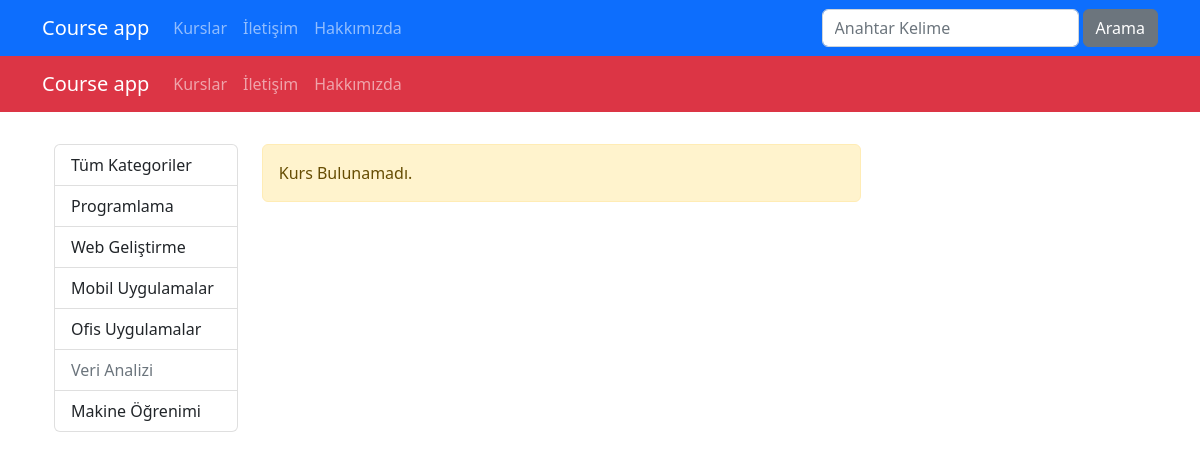
/kurslar/kategori/ofis-uygulamalar, run on the app's committed database.
### courses/models.py (models this page shows, shortened)
class Category(models.Model):
    name = models.CharField(max_length=40)
    slug = models.SlugField(default="", null=False, unique=True, db_index= True, max_length=50)

### courses/views.py (the view)
# urls.py: path('kategori/<slug:slug>', views.getCoursesByCategory, name='courses_by_category'),
def getCoursesByCategory(request, slug):
    kurslar = Course.objects.filter(categories__slug=slug, isActive=True).order_by("date")
    kategoriler = Category.objects.all()
    paginator = Paginator(kurslar, 3)
    page = request.GET.get('page', 1)
    page_obj = paginator.page(page)
    return render(request, 'courses/list.html', {
        'categories': kategoriler,
        'page_obj': page_obj,
        'seciliKategori': slug
    })

### courses/templates/courses/list.html (shortened to what this page needs)
{%  extends "layout.html" %}
{% load static %}
{% block css_files %}
    <link rel="stylesheet" href="{% static 'courses/css/style.css' %}">
{% endblock  %}
{% block content %}
    <div class="container mt-3">
        <div class="row">
            <div class="col-3">
                {% include 'courses/partials/_categories.html' %}
            </div>
            <div class="col-9">
                {% if page_obj.object_list|length == 0  %}
                    <div class="alert alert-warning">Kurs Bulunamadı.</div>
                {% endif %}
            </div>
        </div>
    </div>
{% endblock %}

### courses/templates/courses/partials/_categories.html (shortened to what this page needs)
<div class="list-group">
    <a href="/kurslar" class="list-group-item list-group-item-action">Tüm Kategoriler</a>
    {% for category in categories %}
        {% if category.slug %}
            <a href="{% url 'courses_by_category' category.slug %}"
            class="list-group-item list-group-item-action" {% if seciliKategori == category.slug %} active {% endif %}>
            {{ category.name |title }}
        </a>
        {% else %}
            <span class="list-group-item list-group-item-action disabled">
            {{ category.name |title }}
        </span>
        {% endif %}
    {% endfor %}
</div>

### data on the page
Category: name "Programlama"
Category: name "Web Geliştirme"
Category: name "Mobil Uygulamalar"
Category: name "Ofis Uygulamalar"
Category: name "Veri Analizi"
Category: name "Makine Öğrenimi"
